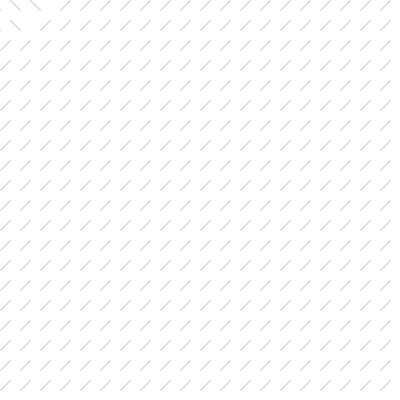
Frame 1 (no input)
Frame 60 (the mouse pressed at the canvas centre just before this capture): identical to frame 1, image omitted
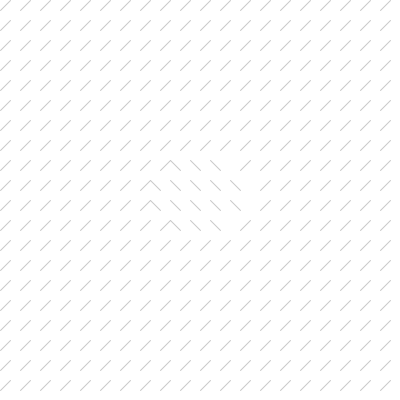
Frame 120 (the mouse held since frame 60 and released just before this capture)

The Processing sketch that drew these frames (run headless with seeded random() and noise(); from frame 60 on, the mouse is pressed at the canvas centre):

// Processing sketch: processing_113306
// ── processing_113306.pde

//magnetic field moved by mouse

//int x = 0;
//int y = 0;

boolean newLine;

void setup() {
  size(400, 400);
  //background(255);
  smooth();
  newLine = false;
}

void draw() {
  background(255);
  stroke(200);
  //draw short separated lines across 
  //width and height of page
  for (int x =0; x < width; x += 20) {
    for (int y = 0; y < height; y += 20) {
      //line(x, y+10, x+10, y);
      //every top right corner x-value falls on 20, 40, 60, 80, etc.
      //when mouseX goes over the x-value, flip the line to the other direction
      if (dist(mouseX, mouseY, x, y+10) >= 45) {
        newLine = true;
      } 
      else {
        newLine = false;
      }

      if (newLine) {
        line(x, y+10, x+10, y);
      } 
      else {
        line(x, y+10, x-10, y);
      }
    }
  }
}

void redraw(float newX, float newY) {
  //float mouseX = x;
  //line(newX-10, newY+10, newX-20, newY-10);
  //println(x);
}


//noStroke();
//float d = dist(mouseX, mouseY, x, y);
//stroke(200);
//line(x-10, y, x-d, y-10);
//println(d);



//when mouseX and mouseY are over a certain position, the xPosVal has to go back 20 units.
//first set rectangular parameters around each slanted line
//getMagFieldValue(mouseX, mouseY);
//if (mouseX == x) {
//line(x, y+10, x-20, y);
//}
//}

//dist
//map

//class Line {
  
//  boolean flipped;
